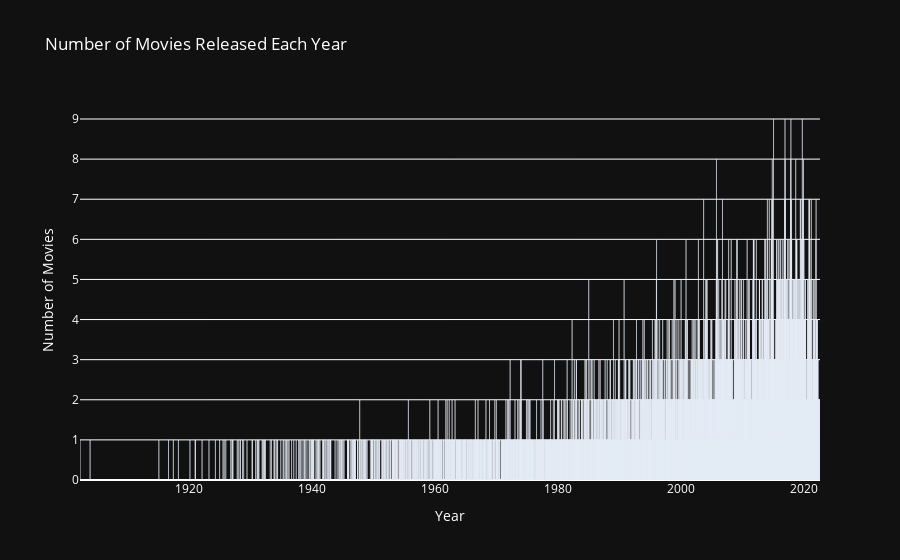

Notebook source saved alongside this figure:
### Code cell
import matplotlib.pyplot as plt
import plotly.graph_objects as go
movie_counts = df['release_date'].value_counts().sort_index()
fig = go.Figure(data=go.Bar(x=movie_counts.index, y=movie_counts.values))
fig.update_layout(
    plot_bgcolor='rgb(17, 17, 17)',  
    paper_bgcolor='rgb(17, 17, 17)',  
    font_color='white', 
    title='Number of Movies Released Each Year',  
    xaxis=dict(title='Year'),  
    yaxis=dict(title='Number of Movies')
)
fig.update_traces(marker_color='red')
fig.show()

### Figure 1 — Plotly figure (JSON) as saved in the notebook; plotly's stock layout.template omitted (floating-point values rounded to 4 significant figures; data arrays with more than 128 entries replaced by an {"elided": "..."} marker saying what was removed)
{"data": [{"marker": {"color": "red"}, "type": "bar", "x": {"elided": "6113 str values"}, "y": {"elided": "6113 int values"}}], "layout": {"font": {"color": "white"}, "paper_bgcolor": "rgb(17, 17, 17)", "plot_bgcolor": "rgb(17, 17, 17)", "title": {"text": "Number of Movies Released Each Year"}, "xaxis": {"title": {"text": "Year"}}, "yaxis": {"title": {"text": "Number of Movies"}}}}
